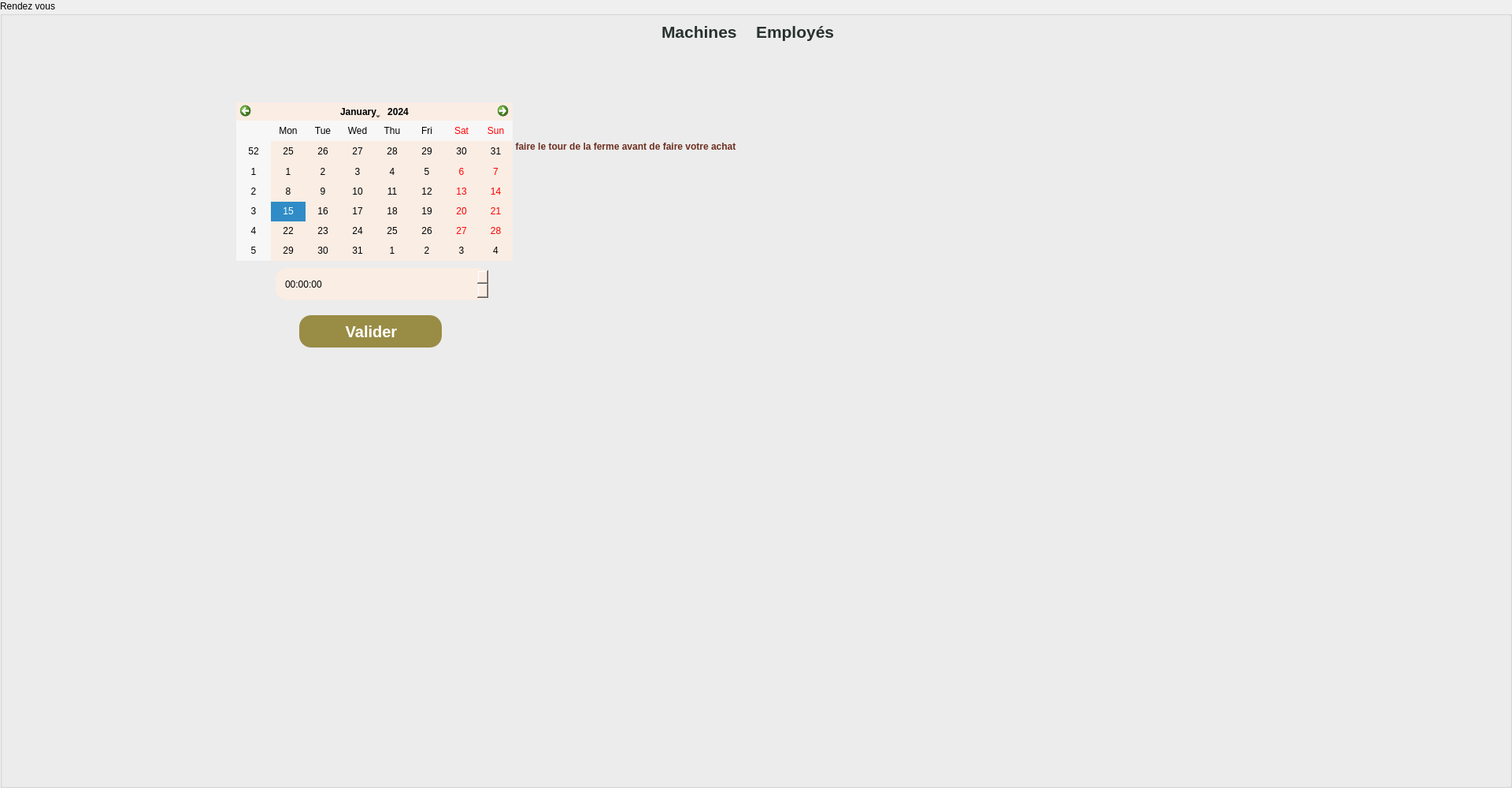
   <widget class="QGroupBox" name="rdv">
    <property name="geometry">
     <rect>
      <x>0</x>
      <y>0</y>
      <width>1920</width>
      <height>1000</height>
     </rect>
    </property>
    <property name="title">
     <string>Rendez vous</string>
    </property>
    <widget class="QLabel" name="bggg">
     <property name="geometry">
      <rect>
       <x>0</x>
       <y>0</y>
       <width>1371</width>
       <height>691</height>
      </rect>
     </property>
     <property name="text">
      <string/>
     </property>
     <property name="pixmap">
      <pixmap resource="pic.qrc">:/new/prefix/bgappo.png</pixmap>
     </property>
     <property name="scaledContents">
      <bool>true</bool>
     </property>
    </widget>
    <widget class="QTimeEdit" name="start">
     <property name="geometry">
      <rect>
       <x>350</x>
       <y>340</y>
       <width>271</width>
       <height>41</height>
      </rect>
     </property>
     <property name="styleSheet">
      <string notr="true"> QTimeEdit{

border: 2px black;
border-radius: 15px;
background: #FAEDE4;
padding-left: 10px;
font: 10pt &quot;Yu Gothic UI&quot;;
padding-left: 10px;
}
</string>
     </property>
    </widget>
    <widget class="QCalendarWidget" name="calendarWidget">
     <property name="geometry">
      <rect>
       <x>300</x>
       <y>130</y>
       <width>351</width>
       <height>201</height>
      </rect>
     </property>
     <property name="styleSheet">
      <string notr="true">background-color: rgb(250, 237, 228);
color: rgb(0, 0, 0);
</string>
     </property>
    </widget>
    <widget class="QPushButton" name="pb_rdvv">
     <property name="geometry">
      <rect>
       <x>380</x>
       <y>400</y>
       <width>181</width>
       <height>41</height>
      </rect>
     </property>
     <property name="styleSheet">
      <string notr="true">QPushButton {
color: white;
background-color: #998C45;
border-style: solid;
border-radius: 15;
padding: 1px;
font-size: 20px;
padding-left: 12px;
padding-right: 10px;
font-weight: bold;
color: #FFFFF;
font-family: Tahoma;
}
QPushButton:pressed {
    background-color: palette(mid);
}</string>
     </property>
     <property name="text">
      <string>Valider</string>
     </property>
    </widget>
    <widget class="QLabel" name="label_57">
     <property name="geometry">
      <rect>
       <x>490</x>
       <y>160</y>
       <width>821</width>
       <height>51</height>
      </rect>
     </property>
     <property name="styleSheet">
      <string notr="true">QLabel {
	font: 13pt &quot;Yu Gothic UI&quot;;
font-weight: bold;
color: #6D2F20;
}

</string>
     </property>
     <property name="text">
      <string>Prenez un rendez-vous pour faire le tour de la ferme avant de faire votre achat</string>
     </property>
    </widget>
    <widget class="QPushButton" name="retour">
     <property name="geometry">
      <rect>
       <x>1510</x>
       <y>150</y>
       <width>81</width>
       <height>51</height>
      </rect>
     </property>
     <property name="styleSheet">
      <string notr="true">QPushButton {
border: 1px white;
border-radius: 10px;
font:10pt &quot;Yu Gothic UI&quot;;
font-weight: bold;
color: #28322E;
background-repeat: no-repeat;
background-position: center;
width: 50px;
height: 100px;
	background-image: url(:/flsh.png);
}
QPushButton:pressed {
    background-color: palette(mid);
}</string>
     </property>
     <property name="text">
      <string/>
     </property>
    </widget>
    <widget class="QLabel" name="label_58">
     <property name="geometry">
      <rect>
       <x>690</x>
       <y>10</y>
       <width>41</width>
       <height>41</height>
      </rect>
     </property>
     <property name="text">
      <string/>
     </property>
     <property name="pixmap">
      <pixmap>:/home.png</pixmap>
     </property>
     <property name="scaledContents">
      <bool>true</bool>
     </property>
    </widget>
    <widget class="QLabel" name="label_88">
     <property name="geometry">
      <rect>
       <x>840</x>
       <y>30</y>
       <width>111</width>
       <height>20</height>
      </rect>
     </property>
     <property name="styleSheet">
      <string notr="true">QLabel {
	font: 10pt &quot;Yu Gothic UI&quot;;
font-weight: bold;
font-size: 21px;
color: #28322E;
}
</string>
     </property>
     <property name="text">
      <string>Machines</string>
     </property>
    </widget>
    <widget class="QLabel" name="label_90">
     <property name="geometry">
      <rect>
       <x>960</x>
       <y>20</y>
       <width>111</width>
       <height>41</height>
      </rect>
     </property>
     <property name="styleSheet">
      <string notr="true">QLabel {
	font: 10pt &quot;Yu Gothic UI&quot;;
font-weight: bold;
font-size: 21px;
color: #28322E;
}
</string>
     </property>
     <property name="text">
      <string>Employés </string>
     </property>
    </widget>
    <zorder>label_57</zorder>
    <zorder>label_58</zorder>
    <zorder>label_88</zorder>
    <zorder>label_90</zorder>
    <zorder>bggg</zorder>
    <zorder>calendarWidget</zorder>
    <zorder>pb_rdvv</zorder>
    <zorder>retour</zorder>
    <zorder>start</zorder>
   </widget>
